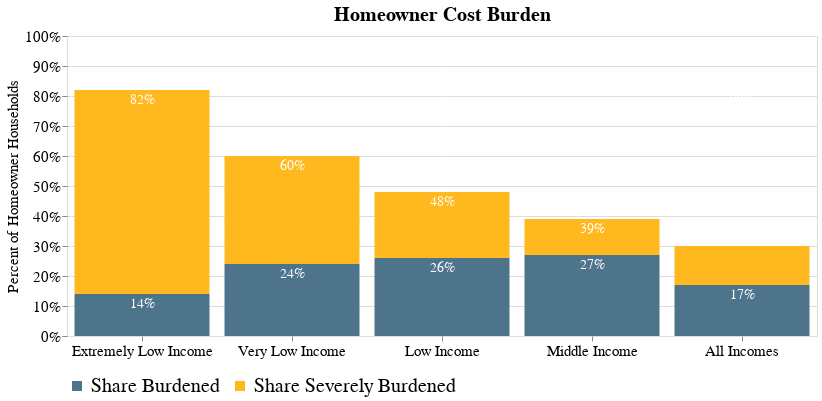

Notebook code for this chart:
### Code cell
chart3b = alt.Chart(pivot_mortgage_2019).mark_bar().encode(
    alt.X('variable:O',sort=["Extremely Low Income", "Very Low Income", "Low Income", 
                             "Middle Income", "All Incomes"],title="",axis=alt.Axis( labelAngle=360)),
    y=alt.Y('percentage_for_chart:Q',axis=alt.Axis(format='%'),sort=["Share Burdened",
        "Share Severely Burdened"],title="Percent of Homeowner Households", scale=alt.Scale(domain=[0, 1])),
    color=alt.Color("Status",sort=["Share Burdened",
                                   "Share Severely Burdened",],
                    title=None,scale=alt.Scale(domain=["Share Burdened",
                                                       "Share Severely Burdened"],
                                               range=["#4E748B","#FFB81D"])),
    order=alt.Order(
      'Status',
      sort='ascending'
    ))


text3b = alt.Chart(pivot_mortgage_2019).mark_text(fontSize = 14,color='white',dy=10).encode(
    x=alt.X('variable:O',sort=["Extremely Low Income", "Very Low Income", "Low Income", "Middle Income"]),
    y=alt.Y('text:Q'),
    detail='text:O',
    text=alt.Text('text:O',format='~%'),
    opacity=alt.condition( 'datum.text < 30', alt.value(1), alt.value(0)
))

text2b = alt.Chart(pivot_mortgage_2019).mark_text(fontSize = 14,color='white',dy=-20).encode(
    x=alt.X('variable:O',sort=["Extremely Low Income", "Very Low Income", "Low Income", "Middle Income"]),
    y=alt.Y('text:Q'),
    detail='text:O',
    text=alt.Text('text:O',format='~%'),
    opacity=alt.condition( 'datum.text > 30 ', alt.value(1), alt.value(0)
))

layer = alt.layer(
    chart3b,
    text3b,text2b).properties(
    title={
      "text": ["Homeowner Cost Burden"]}).configure_legend(orient="bottom",labelPadding=100, 
                labelLimit= 0,titleLimit=0,titleFontSize=18,
labelFontSize=20,labelFont="Georgia",titleFont="Georgia").configure_axis(domain=False,
labelFont='Georgia',titleFont='Georgia',titleFontWeight="normal",labelFontSize=15,titleFontSize=15).properties(
    width=750
).configure_title(fontSize=20,font="Georgia")

layer

### Figure 1 — Vega-Lite specification as saved in the notebook (floating-point values rounded to 4 significant figures)
{"$schema": "https://vega.github.io/schema/vega-lite/v4.17.0.json", "config": {"axis": {"domain": false, "labelFont": "Georgia", "labelFontSize": 15, "titleFont": "Georgia", "titleFontSize": 15, "titleFontWeight": "normal"}, "legend": {"labelFont": "Georgia", "labelFontSize": 20, "labelLimit": 0, "labelPadding": 100, "orient": "bottom", "titleFont": "Georgia", "titleFontSize": 18, "titleLimit": 0}, "title": {"font": "Georgia", "fontSize": 20}, "view": {"continuousHeight": 300, "continuousWidth": 400}}, "data": {"name": "data-4e5fd6334792304317be8fe86a78d676"}, "datasets": {"data-4e5fd6334792304317be8fe86a78d676": [{"Household Type": "Mortgage Holder", "Status": "Share Burdened", "percent": 14.42, "percentage_for_chart": 0.14, "text": 0.14, "value": 4329000.0, "variable": "Extremely Low Income", "year": 2019}, {"Household Type": "Mortgage Holder", "Status": "Share Severely Burdened", "percent": 67.8, "percentage_for_chart": 0.68, "text": 0.82, "value": 20350000.0, "variable": "Extremely Low Income", "year": 2019}, {"Household Type": "Mortgage Holder", "Status": "Share Burdened", "percent": 25.76, "percentage_for_chart": 0.26, "text": 0.26, "value": 12660000.0, "variable": "Low Income", "year": 2019}, {"Household Type": "Mortgage Holder", "Status": "Share Severely Burdened", "percent": 22.09, "percentage_for_chart": 0.22, "text": 0.48, "value": 10850000.0, "variable": "Low Income", "year": 2019}, {"Household Type": "Mortgage Holder", "Status": "Share Burdened", "percent": 26.65, "percentage_for_chart": 0.27, "text": 0.27, "value": 15340000.0, "variable": "Middle Income", "year": 2019}, {"Household Type": "Mortgage Holder", "Status": "Share Severely Burdened", "percent": 12.19, "percentage_for_chart": 0.12, "text": 0.39, "value": 7020000.0, "variable": "Middle Income", "year": 2019}, {"Household Type": "Mortgage Holder", "Status": "Share Burdened", "percent": 23.58, "percentage_for_chart": 0.24, "text": 0.24, "value": 6610000.0, "variable": "Very Low Income", "year": 2019}, {"Household Type": "Mortgage Holder", "Status": "Share Severely Burdened", "percent": 35.71, "percentage_for_chart": 0.36, "text": 0.6, "value": 10010000.0, "variable": "Very Low Income", "year": 2019}, {"Household Type": "Mortgage Holder", "Status": "Share Burdened", "percent": 16.67, "percentage_for_chart": 0.17, "text": 0.17, "value": 69860000.0, "variable": "All Incomes", "year": 2019}, {"Household Type": "Mortgage Holder", "Status": "Share Severely Burdened", "percent": 12.93, "percentage_for_chart": 0.13, "text": 0.82, "value": 54200000.0, "variable": "All Incomes", "year": 2019}]}, "layer": [{"encoding": {"color": {"field": "Status", "scale": {"domain": ["Share Burdened", "Share Severely Burdened"], "range": ["#4E748B", "#FFB81D"]}, "sort": ["Share Burdened", "Share Severely Burdened"], "title": null, "type": "nominal"}, "order": {"field": "Status", "sort": "ascending", "type": "nominal"}, "x": {"axis": {"labelAngle": 360}, "field": "variable", "sort": ["Extremely Low Income", "Very Low Income", "Low Income", "Middle Income", "All Incomes"], "title": "", "type": "ordinal"}, "y": {"axis": {"format": "%"}, "field": "percentage_for_chart", "scale": {"domain": [0, 1]}, "sort": ["Share Burdened", "Share Severely Burdened"], "title": "Percent of Homeowner Households", "type": "quantitative"}}, "mark": "bar"}, {"encoding": {"detail": {"field": "text", "type": "ordinal"}, "opacity": {"condition": {"test": "datum.text < 30", "value": 1}, "value": 0}, "text": {"field": "text", "format": "~%", "type": "ordinal"}, "x": {"field": "variable", "sort": ["Extremely Low Income", "Very Low Income", "Low Income", "Middle Income"], "type": "ordinal"}, "y": {"field": "text", "type": "quantitative"}}, "mark": {"color": "white", "dy": 10, "fontSize": 14, "type": "text"}}, {"encoding": {"detail": {"field": "text", "type": "ordinal"}, "opacity": {"condition": {"test": "datum.text > 30 ", "value": 1}, "value": 0}, "text": {"field": "text", "format": "~%", "type": "ordinal"}, "x": {"field": "variable", "sort": ["Extremely Low Income", "Very Low Income", "Low Income", "Middle Income"], "type": "ordinal"}, "y": {"field": "text", "type": "quantitative"}}, "mark": {"color": "white", "dy": -20, "fontSize": 14, "type": "text"}}], "title": {"text": ["Homeowner Cost Burden"]}, "width": 750}
